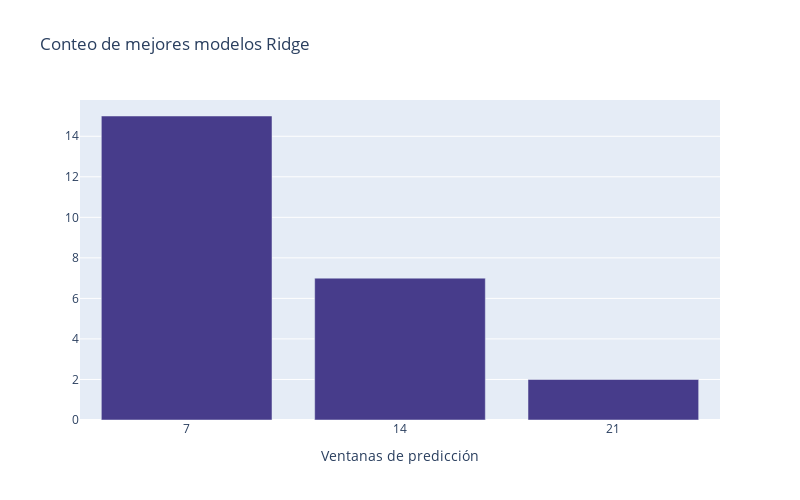

This figure's notebook cell:
### Markdown cell above
Según vemos en la tabla de resultados, el modelo de regresion lineal ajusta igual de bien que los modelos de Redge y Lasso que a su vez son mejores que el modelo K-NN, verifiquemos esto con los siguientes análisis.

### Code cell
fig = go.Figure()

x=['7','14','21']
ventanas=modelos_ridge['Ventana'].value_counts()
fig.add_trace(go.Bar(x=x,y=ventanas, marker_color='#473C8B'))

fig.update_layout(
    title='Conteo de mejores modelos Ridge',
    xaxis_title='Ventanas de predicción',
    yaxis_title='',
    width=800,   
    height=500   
)

fig.show()

### Figure 1 — Plotly figure (JSON) as saved in the notebook; plotly's stock layout.template omitted (floating-point values rounded to 4 significant figures)
{"data": [{"marker": {"color": "#473C8B"}, "type": "bar", "x": ["7", "14", "21"], "y": [15, 7, 2]}], "layout": {"height": 500, "title": {"text": "Conteo de mejores modelos Ridge"}, "width": 800, "xaxis": {"title": {"text": "Ventanas de predicción"}}, "yaxis": {"title": {"text": ""}}}}
